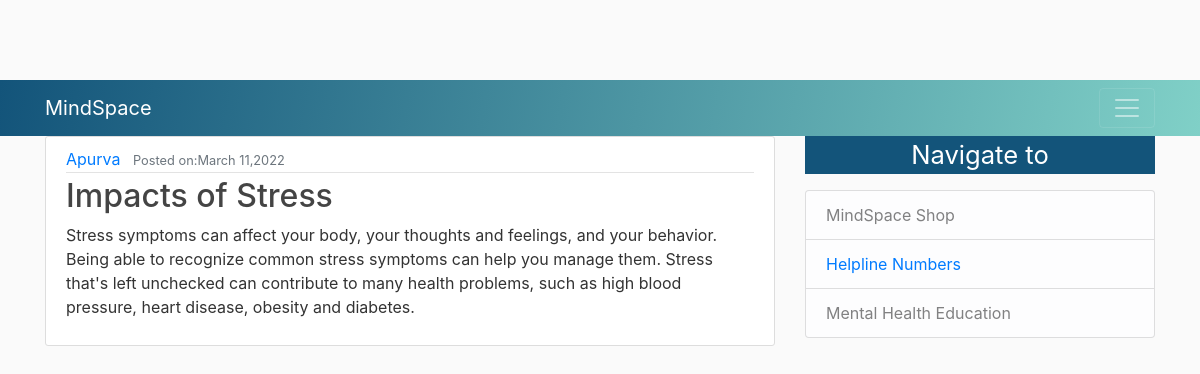
Page /blog/posts/2/ on the committed database.
### Blog/models.py (models this page shows, shortened)
class Posts(models.Model):
	title = models.CharField(max_length=100)
	content = models.TextField()
	date = models.DateTimeField(default=timezone.now)
	author = models.ForeignKey(User,on_delete = models.CASCADE)
	tags = TaggableManager()

### Blog/views.py (the view)
# urls.py: path('posts/<int:pk>/', PostDetailView.as_view(), name='post-detail'),
class PostDetailView(DetailView):
	model = Posts

### Blog/templates/Blog/Posts_detail.html (shortened to what this page needs)
{% extends "Blog/base.html" %}
{%block content %}
	<article class="media content-section">
	  <div class="media-body">
	    <div class="article-metadata">
	      <a class="mr-2" href="#">{{ object.author }}</a>
	      <small class="text-muted">{{object.position}}  Posted on:{{object.date|date:"F d,Y"}}</small>
	    </div>
	    <h2 class="article-title">{{ object.title }}</h2>
	    <p class="article-content">{{ object.content }}</p>
	  </div>
	</article>
{% endblock content %}

### Blog/static/Blog/main.css (style rules this page uses)
body { background: #fafafa; color: #333333; margin-top: 5rem; }
h1, h2, h3, h4, h5, h6 { color: #444444; }
.content-section { background: #ffffff; padding: 10px 20px; border: 1px solid #dddddd; border-radius: 3px; margin-bottom: 20px; }
.article-title { color: #444444; }
.article-content { white-space: pre-line; }
.article-metadata { padding-bottom: 1px; margin-bottom: 4px; border-bottom: 1px solid #e3e3e3 }

### rows in the picture
Posts: author "Apurva", date "March 11,2022", title "Impacts of Stress", content "Stress symptoms can affect your body, your thoughts and feelings, and your behavior. Being able to recognize common stress symptoms can help you manage them. Stress that's left unchecked can contribute to many health problems, such as high blood pressure, heart disease, obesity and diabetes."
